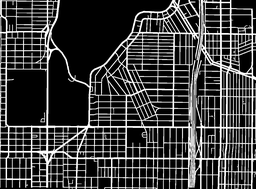
#> input picture road_dil_grey.png, 256 x 189 px, shrunk from 1132 x 835 before the run
$ jupyter execute bad.ipynb
#> lines starting #> are read from the running program, lines starting #| are printed output that depends on the picture
[cell 1]
import matplotlib.pyplot as plt
import cv2
image = cv2.imread("road_dil_grey.png", cv2.IMREAD_GRAYSCALE)
#> image is the input picture: shape (189, 256); min 0, max 255, mean 61.1
graph = {}

def get_pixel_path(start, end):
    path = []
    x1, y1 = start
    x2, y2 = end
    steep = abs(y2 - y1) > abs(x2 - x1)
    if steep:
        x1, y1 = y1, x1
        x2, y2 = y2, x2
    if x1 > x2:
        x1, x2 = x2, x1
        y1, y2 = y2, y1
    dx = x2 - x1
    dy = abs(y2 - y1)
    error = dx / 2.0
    ystep = 1 if y1 < y2 else -1
    y = y1
    for x in range(x1, x2 + 1):
        if steep:
            path.append((y, x))
        else:
            path.append((x, y))
        error -= dy
        if error < 0:
            y += ystep
            error += dx
    return path

height, width = image.shape
#> height = 189; width = 256
for y in range(height):
    for x in range(width):
        if image[y, x] == 255:
            node_id = (x, y)
            graph[node_id] = []
            for dx, dy in [(1, 0), (-1, 0), (0, 1), (0, -1)]:
                if 0 <= x + dx < width and 0 <= y + dy < height:
                    if image[y + dy, x + dx] == 255:
                        neighbor = (x + dx, y + dy)
                        path = get_pixel_path(node_id, neighbor)
                        graph[node_id].append(neighbor)

for node, neighbors in graph.items():
    for neighbor in neighbors:
        x1, y1 = node
        x2, y2 = neighbor
        plt.plot([x1, x2], [y1, y2], 'w')
plt.axis('equal')
plt.show()
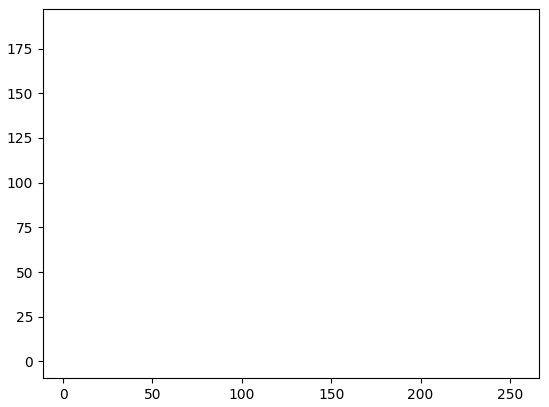
#> figure drawn by matplotlib, 1 panel
